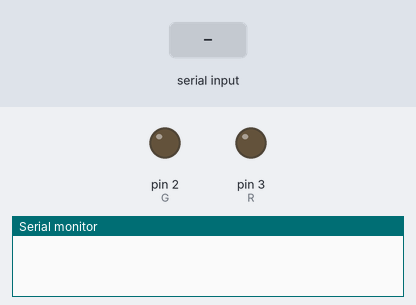
Bench run of a sketch on a simulated Arduino Uno, built with avr-gcc and run on an emulated ATmega328P. Parts: output pins drawn as LEDs (lit = HIGH), the last lines printed to the serial monitor. The inputs (shaded band) are chosen by the test bench.

Above: at 1.2 s.
1.3 s: "a" received over Serial
At 2.5 s:
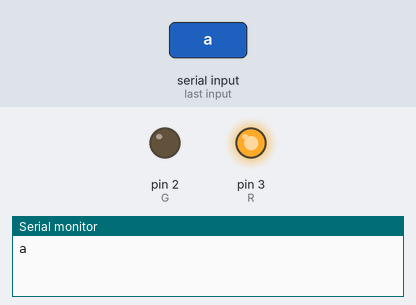
2.8 s: "c" received over Serial
At 3.7 s:
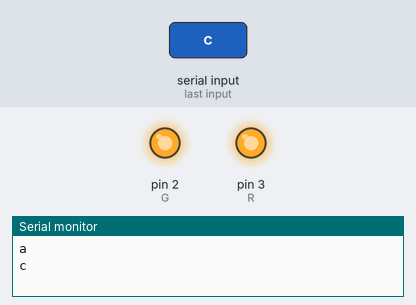
4.3 s: "b" received over Serial
At 4.9 s:
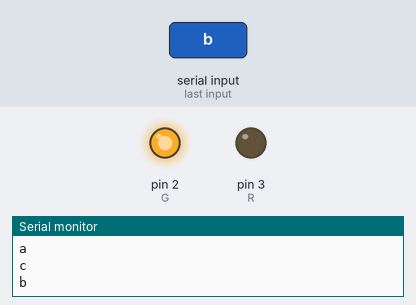
Timing chart, 0 to 7.3 s (numbered marks = the images above; inputs shaded):
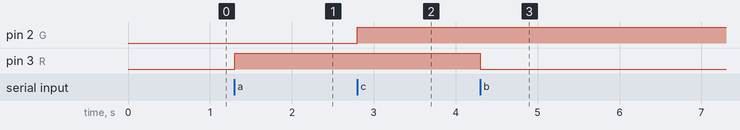

Measured:
- after the input at 1.3 s, pin 3 (R): LOW → HIGH at once
- after the input at 2.8 s, pin 2 (G): LOW → HIGH at once
- after the input at 4.3 s, pin 3 (R): HIGH → LOW at once

The sketch:

BT_Lights.ino
```cpp
int G = 2;
int R = 3;
int BtG = 4;
int BtR = 5;
int GState = 0;
int RState = 0;
int BtGState = 0;
int BtRState = 0;
char c;

void setup() {
  Serial.begin(9600);
  pinMode(G,OUTPUT);
  pinMode(R,OUTPUT);
  pinMode(BtG,INPUT);
  pinMode(BtR,INPUT);
}

void loop() {

    if(Serial.available())
    {
      c = Serial.read();
      if(c == 'a') { digitalWrite(R, HIGH);}
      if(c == 'b') { digitalWrite(R, LOW);}
      if(c == 'c') { digitalWrite(G, HIGH);}
      if(c == 'd') { digitalWrite(G, LOW);}
      Serial.println(c);
    }

/*
  if(digitalRead(BtG) && !BtGState)
    {
      if(GState)
      {
        GState--;
      digitalWrite(G,HIGH);
      }
    else
    {
      GState++;
      digitalWrite(G,LOW);
    }
    }
  if(digitalRead(BtR) && !BtRState)
    {
    if(RState)
      {
      RState--;
      digitalWrite(R,HIGH);
      }
    else
      {
      RState++;
      digitalWrite(R,LOW);
      }
    }
*/

}
```
